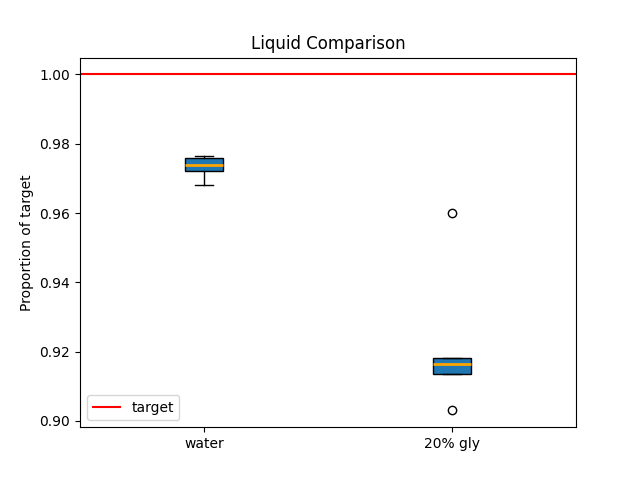

This chart was generated by the following Python code:
import matplotlib.pyplot as plt
import pandas 

data = pandas.read_csv("pipette-lab/tool.csv", header=None)

data = data.transpose()

labels = ['water', '20% gly']

fig, ax1 = plt.subplots()

# ax2 = ax1.twinx();



ax1.boxplot([data[0]/.5, data[1]/.5260], patch_artist=True, tick_labels=labels, medianprops=dict(color="orange", linewidth=2))
# ax1.boxplot(, patch_artist=True, tick_labels=[labels[1]], medianprops=dict(color="orange", linewidth=2))
ax1.plot([.5,2.5],[1,1], label = "target", color="red")
plt.ylabel("Proportion of target")
plt.title("Liquid Comparison")
plt.legend()
plt.show()
